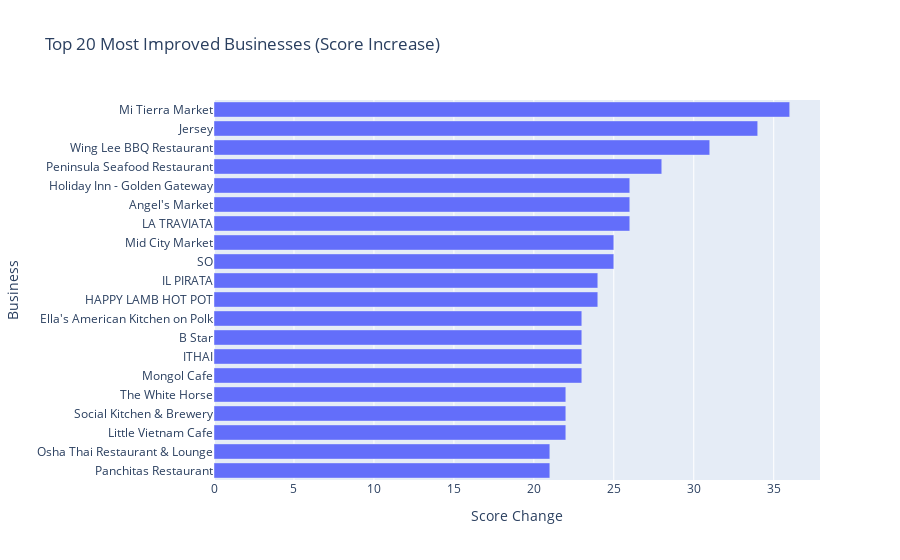
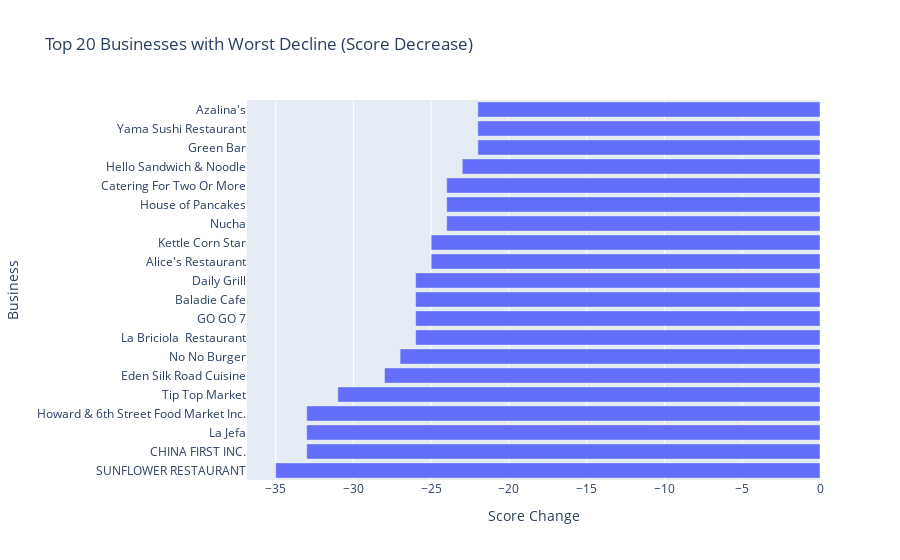

The cell these charts' notebook holds for them, in order:
### Code cell
import plotly.express as px

# Plot improvements
fig_improved = px.bar(
    most_improved,
    x='score_diff',
    y='business_name',
    orientation='h',
    title='Top 20 Most Improved Businesses (Score Increase)',
    labels={'score_diff': 'Score Change', 'business_name': 'Business'}
)
fig_improved.update_layout(yaxis={'categoryorder': 'total ascending'})
fig_improved.show()

# Plot declines
fig_declined = px.bar(
    most_declined,
    x='score_diff',
    y='business_name',
    orientation='h',
    title='Top 20 Businesses with Worst Decline (Score Decrease)',
    labels={'score_diff': 'Score Change', 'business_name': 'Business'}
)
fig_declined.update_layout(yaxis={'categoryorder': 'total ascending'})
fig_declined.show()

### Figure 1 — Plotly figure (JSON) as saved in the notebook; plotly's stock layout.template omitted (floating-point values rounded to 4 significant figures)
{"data": [{"hovertemplate": "Score Change=%{x}<br>Business=%{y}<extra></extra>", "legendgroup": "", "marker": {"color": "#636efa", "pattern": {"shape": ""}}, "name": "", "orientation": "h", "showlegend": false, "textposition": "auto", "x": [36.0, 34.0, 31.0, 28.0, 26.0, 26.0, 26.0, 25.0, 25.0, 24.0, 24.0, 23.0, 23.0, 23.0, 23.0, 22.0, 22.0, 22.0, 21.0, 21.0], "xaxis": "x", "y": ["Mi Tierra Market", "Jersey", "Wing Lee BBQ Restaurant", "Peninsula Seafood Restaurant", "LA TRAVIATA", "Angel's Market", "Holiday Inn - Golden Gateway", "SO", "Mid City Market", "HAPPY LAMB HOT POT", "IL PIRATA", "Mongol Cafe", "ITHAI", "B Star", "Ella's American Kitchen on Polk", "Little Vietnam Cafe", "Social Kitchen & Brewery", "The White Horse", "Panchitas Restaurant", "Osha Thai Restaurant & Lounge"], "yaxis": "y", "type": "bar"}], "layout": {"xaxis": {"anchor": "y", "domain": [0.0, 1.0], "title": {"text": "Score Change"}}, "yaxis": {"anchor": "x", "domain": [0.0, 1.0], "title": {"text": "Business"}, "categoryorder": "total ascending"}, "legend": {"tracegroupgap": 0}, "title": {"text": "Top 20 Most Improved Businesses (Score Increase)"}, "barmode": "relative"}}

### Figure 2 — Plotly figure (JSON) as saved in the notebook; plotly's stock layout.template omitted (floating-point values rounded to 4 significant figures)
{"data": [{"hovertemplate": "Score Change=%{x}<br>Business=%{y}<extra></extra>", "legendgroup": "", "marker": {"color": "#636efa", "pattern": {"shape": ""}}, "name": "", "orientation": "h", "showlegend": false, "textposition": "auto", "x": [-35.0, -33.0, -33.0, -33.0, -31.0, -28.0, -27.0, -26.0, -26.0, -26.0, -26.0, -25.0, -25.0, -24.0, -24.0, -24.0, -23.0, -22.0, -22.0, -22.0], "xaxis": "x", "y": ["SUNFLOWER RESTAURANT", "CHINA FIRST INC.", "La Jefa", "Howard & 6th Street Food Market Inc.", "Tip Top Market", "Eden Silk Road Cuisine", "No No Burger", "La Briciola  Restaurant", "GO GO 7", "Baladie Cafe", "Daily Grill", "Alice's Restaurant", "Kettle Corn Star", "Nucha", "House of Pancakes", "Catering For Two Or More", "Hello Sandwich & Noodle", "Green Bar", "Yama Sushi Restaurant", "Azalina's"], "yaxis": "y", "type": "bar"}], "layout": {"xaxis": {"anchor": "y", "domain": [0.0, 1.0], "title": {"text": "Score Change"}}, "yaxis": {"anchor": "x", "domain": [0.0, 1.0], "title": {"text": "Business"}, "categoryorder": "total ascending"}, "legend": {"tracegroupgap": 0}, "title": {"text": "Top 20 Businesses with Worst Decline (Score Decrease)"}, "barmode": "relative"}}
